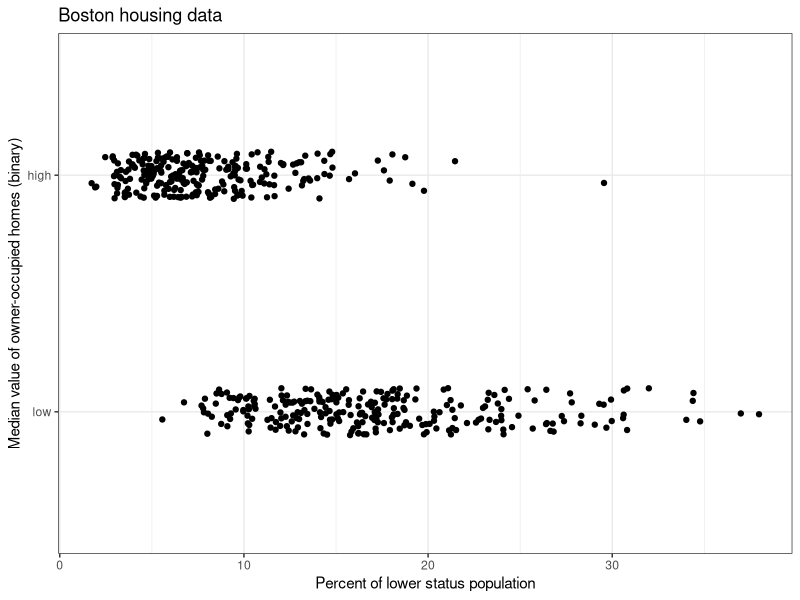
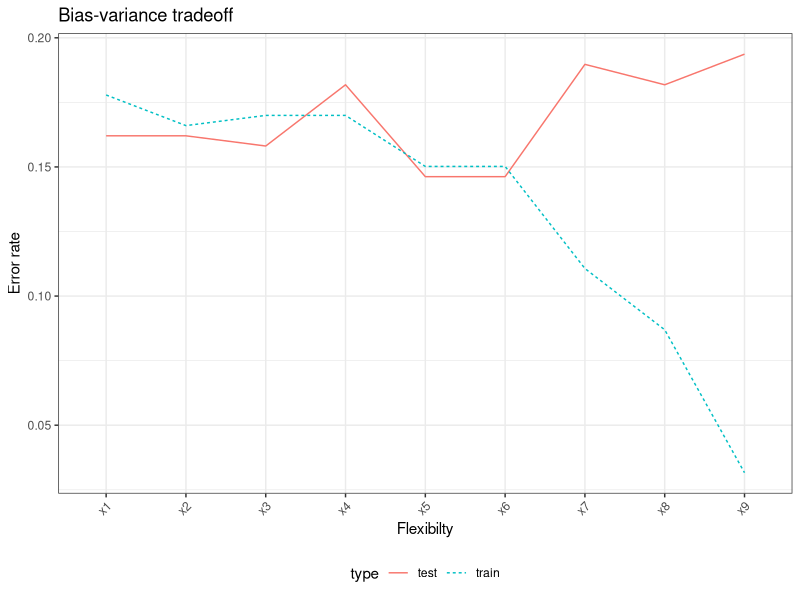
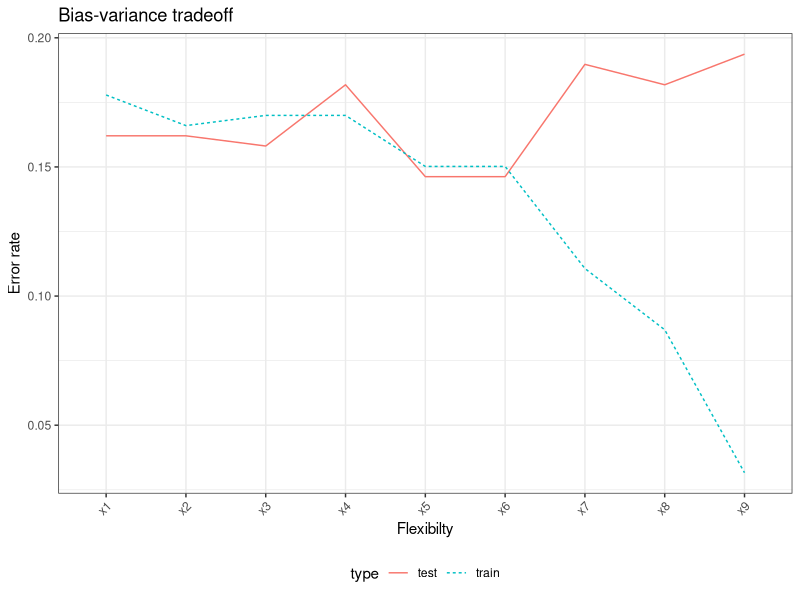

These figures' R source, in order:
# author: Jarad Niemi
# date:   2026-09-04
# purpose: example of bias variance trade-off in classification
# ------------------------------------------------------------------------------
library("tidyverse"); theme_set(theme_bw())
# library("MASS") # not needed since we are using MASS::Boston and avoids conflict with select

# Create a binary response variable based on the median value of owner-occupied homes in $1000s
Boston <- MASS::Boston |>
  mutate(
    medv_class = ifelse(medv > median(medv), "high", "low"),
    medv_class = factor(medv_class, levels = c("low", "high"))
  ) |>
  select(-medv) |>
  select(medv_class, lstat, everything()) # reorder columns to put response variable first

# Exploratory data analysis:
g <- ggplot(Boston, aes(x = lstat, y = medv_class)) +
  geom_jitter(height = 0.1) +
  labs(
    x     = "Percent of lower status population",
    y     = "Median value of owner-occupied homes (binary)",
    title = "Boston housing data"
  )

g


set.seed(20260902) # for reproducible results
n <- dim(Boston)[1]
train_index  <- sample.int(n, size = n / 2, replace = FALSE)
train_boston <- Boston[ train_index, ]
test_boston  <- Boston[-train_index, ]


# Fit models and calculate train and test MSE
train_predict <- test_predict <- list()
for (i in 1:9) {
    # Fit a logistic regression model with additional explanatory variables (and interactions)
    m <- glm(medv_class == "high" ~ .^2, data = train_boston[, 1:(1+i)], family = binomial)
  
    # Predictions are probabilities of "high"
    train_predict[[i]] <- predict(m, newdata = train_boston, type = "response")
    test_predict[[ i]] <- predict(m, newdata =  test_boston, type = "response")
  
    # Use Bayes rule to provide class predictions
    train_predict[[i]] <- ifelse(train_predict[[i]] > 0.5, "high", "low")
    test_predict[[ i]] <- ifelse(test_predict[[ i]] > 0.5, "high", "low")
}


# Train Error Rate
error_train <- train_boston |> 
  dplyr::select(medv_class) |>
  mutate(
    x1 = train_predict[[1]],
    x2 = train_predict[[2]],
    x3 = train_predict[[3]],
    x4 = train_predict[[4]],
    x5 = train_predict[[5]],
    x6 = train_predict[[6]],
    x7 = train_predict[[7]],
    x8 = train_predict[[8]],
    x9 = train_predict[[9]],
  ) |>
  pivot_longer(
    cols      = starts_with("x"),
    names_to  = "model",
    values_to = "prediction"
  ) |>
  mutate(
    prediction = factor(prediction, levels = c("low", "high"))
  ) |>
  group_by(model) |>
  summarize(
    error_rate = mean(medv_class != prediction)    
  )


# Test MSE
error_test <- test_boston |> 
  dplyr::select(medv_class) |>
  mutate(
    x1 = test_predict[[1]],
    x2 = test_predict[[2]],
    x3 = test_predict[[3]],
    x4 = test_predict[[4]],
    x5 = test_predict[[5]],
    x6 = test_predict[[6]],
    x7 = test_predict[[7]],
    x8 = test_predict[[8]],
    x9 = test_predict[[9]]
  ) |>
  pivot_longer(
    cols      = starts_with("x"),
    names_to  = "model",
    values_to = "prediction"
  ) |>
  mutate(
    prediction = factor(prediction, levels = c("low", "high"))
  ) |>
  group_by(model) |>
  summarize(
    error_rate = mean(medv_class != prediction)        
  )


# Plot train and test MSE
error_rate <- bind_rows(
    error_train |> mutate(type = "train"),
    error_test  |> mutate(type = "test" )
)

g_bv <- ggplot(error_rate, aes(x = model, y = error_rate, 
                color = type, linetype = type, group = type)) +
    geom_line() + 
    theme(
      axis.text.x = element_text(angle = 45, hjust = 1),
      legend.position = "bottom") +
    labs(
        x     = "Flexibilty", 
        y     = "Error rate",    
        title = "Bias-variance tradeoff")

g_bv


ggsave(g_bv, filename = "02-3-classification-bias-variance-tradeoff.jpg", 
       width = 6, height = 4, dpi = 300)
